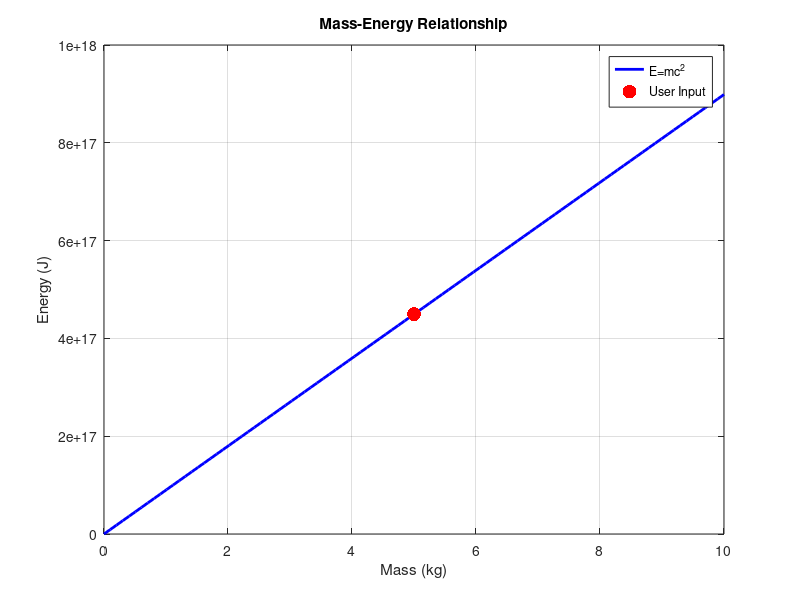

Here is the MATLAB script that generated this plot:
% Einstein's Energy Equation Simulation
% E = mc^2

clc;        % Clear command window
clear;      % Clear variables
close all;  % Close any open figures

fprintf('Einstein’s Mass-Energy Equivalence Formula: E = mc^2\n');
fprintf('-----------------------------------------------\n');

% Speed of Light (m/s)
c = 299792458;  

% User Input for Mass (kg)
m = input('Enter mass in kg: ');  

% Calculate Energy (Joules)
E = m * c^2;

% Display Result
fprintf('For mass = %.2f kg, Energy = %.2e Joules\n', m, E);

% Visualization (Graphical Representation)
mass_values = linspace(0, 10, 100);  % Range of mass from 0 to 10 kg
energy_values = mass_values * c^2;   % Corresponding energy values

figure;
plot(mass_values, energy_values, 'b', 'LineWidth', 2);
hold on;
scatter(m, E, 100, 'r', 'filled');  % Mark input mass with red dot
xlabel('Mass (kg)');
ylabel('Energy (J)');
title('Mass-Energy Relationship');
grid on;
legend('E=mc^2', 'User Input');
hold off;
